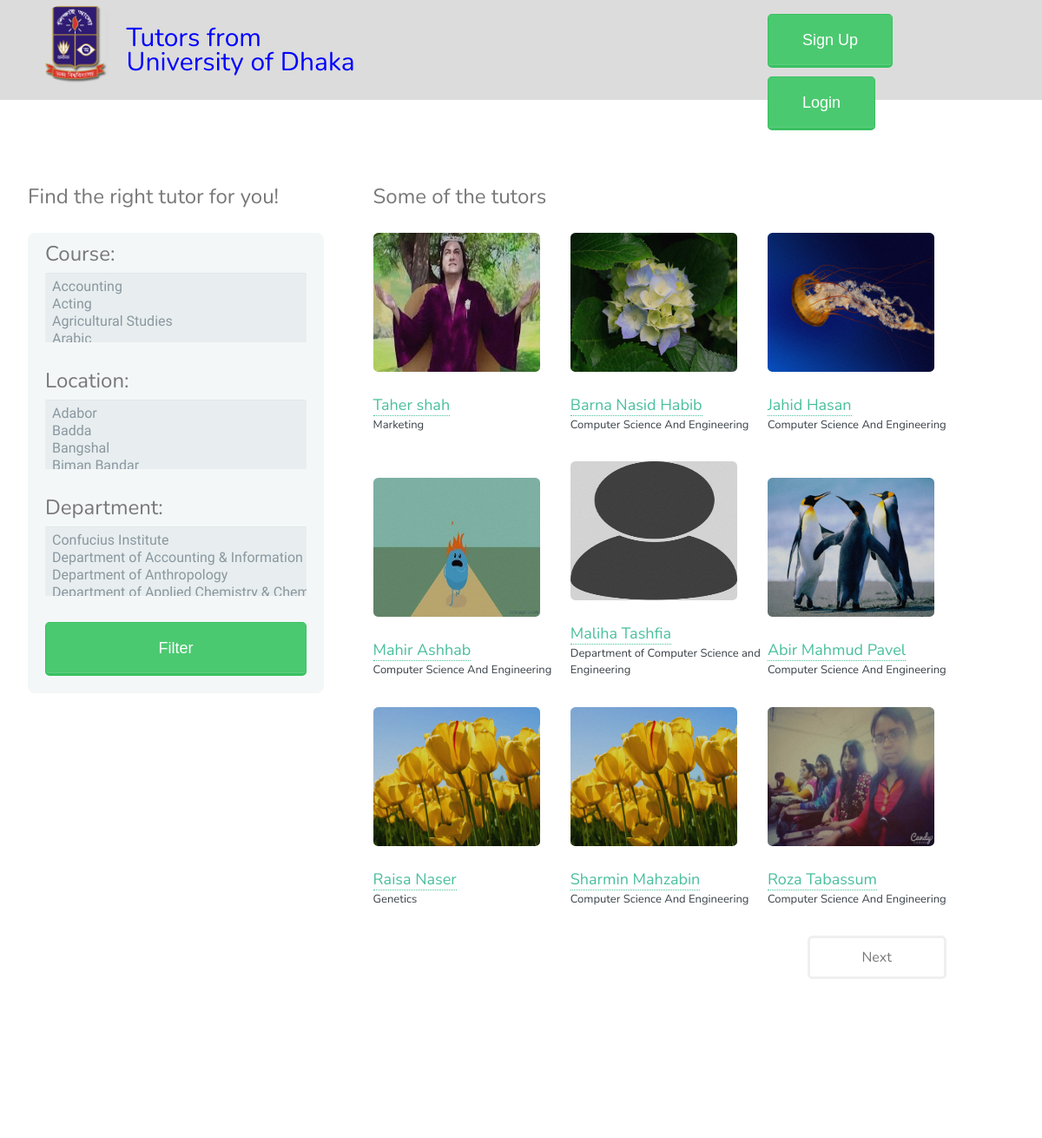
The app's page /view_all.php with its own data.
### tables this page shows
CREATE TABLE `user_info` (
  `username` varchar(15) NOT NULL,
  `email` varchar(50) NOT NULL,
  `name` varchar(50) NOT NULL,
  `password` varchar(40) NOT NULL,
  `gender` varchar(6) NOT NULL,
  `phone` varchar(11) DEFAULT NULL,
  `phone_privacy` tinyint(1) DEFAULT NULL,
  `department` varchar(100) NOT NULL,
  `biography` longtext,
  `verified` tinyint(1) NOT NULL DEFAULT '0',
  `isAvailable` tinyint(1) NOT NULL DEFAULT '1'
);

### view_all.php (the view, shortened to what this page needs)
<?php
	$per_page=9;
?>
<html>
    <head>
		<link rel="stylesheet" href="assets/css/profile.css" />
    </head>
	<?php
                                        if(isset($_SESSION['logged_in']) && $_SESSION['logged_in']==true)
                                            include"user_header.php";
                                         else
                                             include"login_header.php"
                                        ?>
			<div class="main">
					<?php
						include("config.php");
						$sql = "SELECT username FROM user_info WHERE isAvailable = '1'";
						$result = mysqli_query($conn,$sql);
						$rows = $result->num_rows;
						$start=$per_page*($_SESSION['page']-1);
						mysqli_data_seek($result,$start);
					?>
					<?php include"filter_sidebar.php" ?>
			<div class = "view">
						<h2>Some of the tutors</h2>
							<?php
							$cnt=0;
							while($list_ini = mysqli_fetch_array($result,MYSQLI_ASSOC))
							{
								$curr=$list_ini['username'];
								$sql = " SELECT * FROM user_info WHERE username = '$curr' ";
								$result2 = $conn->query($sql);
								$list = mysqli_fetch_array($result2,MYSQLI_ASSOC);
								$path="uploads/".$list['username'].".jpg";
								if(!file_exists($path))
									$path="uploads/default/avatar.jpg";
								echo "<article class=\"4u 12u$(xsmall) work-item\">";
								echo "<a href=".$path." class=\"image fit thumb\"><img src=".$path." alt=\"\"></a>";
								echo "<a href=\"profile.php?username=".$list['username']."\" >"."<font size=\"4\">".$list['name']."</font> </a>";
								echo "	<p> "."<font size = \"2\" >".$list['department']."</font> </p>"	;
								echo "</article>";
								$cnt = $cnt+1;
								if($cnt == $per_page )
									break;
							}
							?>
						<ul class="actions">
							<?php
								$page = $_SESSION['page']+1;
								if($cnt+$start<$rows)
								{
									echo"<a href=\"view_all.php?page=".$page."\""." class= \"button\" style = \"margin-left : 500px\" >Next</a>";
								}
							?>
						</ul>
					</div>
			</div>
			<?php include"footer.php" ?>
		<?php
                    if(isset($_SESSION['logged_in']) && $_SESSION['logged_in']==true);
                    else
                        include"login_module.php"
                ?>

### assets/css/profile.css (style rules this page uses)
html, body, div, span, applet, object, iframe, h1, h2, h3, h4, h5, h6, p, blockquote, pre, a, abbr, acronym, address, big, cite, code, del, dfn, em, img, ins, kbd, q, s, samp, small, strike, strong, sub, sup, tt, var, b, u, i, center, dl, dt, dd, ol, ul, li, fieldset, form, label, legend, table, caption, tbody, tfoot, thead, tr, th, td, article, aside, canvas, details, embed, figure, figcaption, footer, header, hgroup, menu, nav, output, ruby, section, summary, time, mark, audio, video { margin: 0; padding: 0; border: 0; font-size: 100%; font: inherit; vertical-align: baseline; }
article { display: inline-block; }
ol, ul { list-style: none; }
*, *:before, *:after { -moz-box-sizing: border-box; -webkit-box-sizing: border-box; box-sizing: border-box; }
.\34 u, .\34 u\24 { width: 33.3333333333%; clear: none; margin-left: 0; }
a { -moz-transition: color 0.2s ease-in-out, border-color 0.2s ease-in-out; -webkit-transition: color 0.2s ease-in-out, border-color 0.2s ease-in-out; -ms-transition: color 0.2s ease-in-out, border-color 0.2s ease-in-out; transition: color 0.2s ease-in-out, border-color 0.2s ease-in-out; border-bottom: dotted 1px; color: #49bf9d; text-decoration: none; }
p { margin: 0 0 2em 0; }
h1, h2, h3, h4, h5, h6 { color: #787878; font-weight: 400; line-height: 1em; margin: 0 0 1em 0; }
h2 { font-size: 1.5em; line-height: 1.5em; }
.image { border-radius: 0.35em; border: 0; display: inline-block; position: relative; }
.image:before { -moz-transition: opacity 0.2s ease-in-out; -webkit-transition: opacity 0.2s ease-in-out; -ms-transition: opacity 0.2s ease-in-out; transition: opacity 0.2s ease-in-out; background: url("images/overlay.png"); border-radius: 0.35em; content: ''; display: block; height: 100%; left: 0; opacity: 0.5; position: absolute; top: 0; width: 100%; }
.image.thumb { text-align: center; }
.image.thumb:after { -moz-transition: opacity 0.2s ease-in-out; -webkit-transition: opacity 0.2s ease-in-out; -ms-transition: opacity 0.2s ease-in-out; transition: opacity 0.2s ease-in-out; border-radius: 0.35em; border: solid 3px rgba(255, 255, 255, 0.5); color: #fff; content: ''; display: inline-block; font-size: 0.8em; font-weight: 400; left: 50%; line-height: 2.25em; margin: -1.25em 0 0 -3em; opacity: 0; padding: 0 1.5em; position: absolute; text-align: center; text-decoration: none; top: 50%; white-space: nowrap; }
.image img { border-radius: 0.35em; display: block; }
.image.fit { display: block; margin: 2em 2em 2em 2em; width: 12em; height: 10em; }
.image.fit img { width: 100%; height: 100%; }
ul { list-style: disc; margin: 0 0 2em 0; padding-left: 1em; }
ul.actions { cursor: default; list-style: none; padding-left: 0; }
input[type="submit"], input[type="reset"], input[type="button"], .button { -moz-appearance: none; -webkit-appearance: none; -ms-appearance: none; appearance: none; -moz-transition: background-color 0.2s ease-in-out, color 0.2s ease-in-out, border-color 0.2s ease-in-out; -webkit-transition: background-color 0.2s ease-in-out, color 0.2s ease-in-out, border-color 0.2s ease-in-out; -ms-transition: background-color 0.2s ease-in-out, color 0.2s ease-in-out, border-color 0.2s ease-in-out; transition: background-color 0.2s ease-in-out, color 0.2s ease-in-out, border-color 0.2s ease-in-out; background-color: transparent; border-radius: 0.35em; border: solid 3px #efefef; color: #787878 !important; cursor: pointer; display: inline-block; font-weight: 400; height: 3.15em; height: calc(2.75em + 6px); line-height: 2.75em; min-width: 10em; padding: 0 1.5em; text-align: center; text-decoration: none; white-space: nowrap; }
.work-item { margin: 0 0 2em 0; }
.work-item .image { margin: 0 0 1.5em 0; }
.work-item p { font-size: 0.8em; line-height: 1.5em; margin: 0; }
.main { max-width: 100%; padding: 1em 2em 2em 2em; width: calc(100%); display: flex; }
.view { max-width: 60%; flex-grow: 1; margin-left: 5%; }

### records on screen
user_info: username (picture), name "Taher shah", department "Marketing"
user_info: username (picture), name "Barna Nasid Habib", department "Computer Science And Engineering"
user_info: username (picture), name "Jahid Hasan", department "Computer Science And Engineering"
user_info: username (picture), name "Mahir Ashhab", department "Computer Science And Engineering"
user_info: shows a picture, name "Maliha Tashfia", department "Department of Computer Science and Engineering"
user_info: username (picture), name "Abir Mahmud Pavel", department "Computer Science And Engineering"
user_info: username (picture), name "Raisa Naser", department "Genetics"
user_info: username (picture), name "Sharmin Mahzabin", department "Computer Science And Engineering"
user_info: username (picture), name "Roza Tabassum", department "Computer Science And Engineering"
